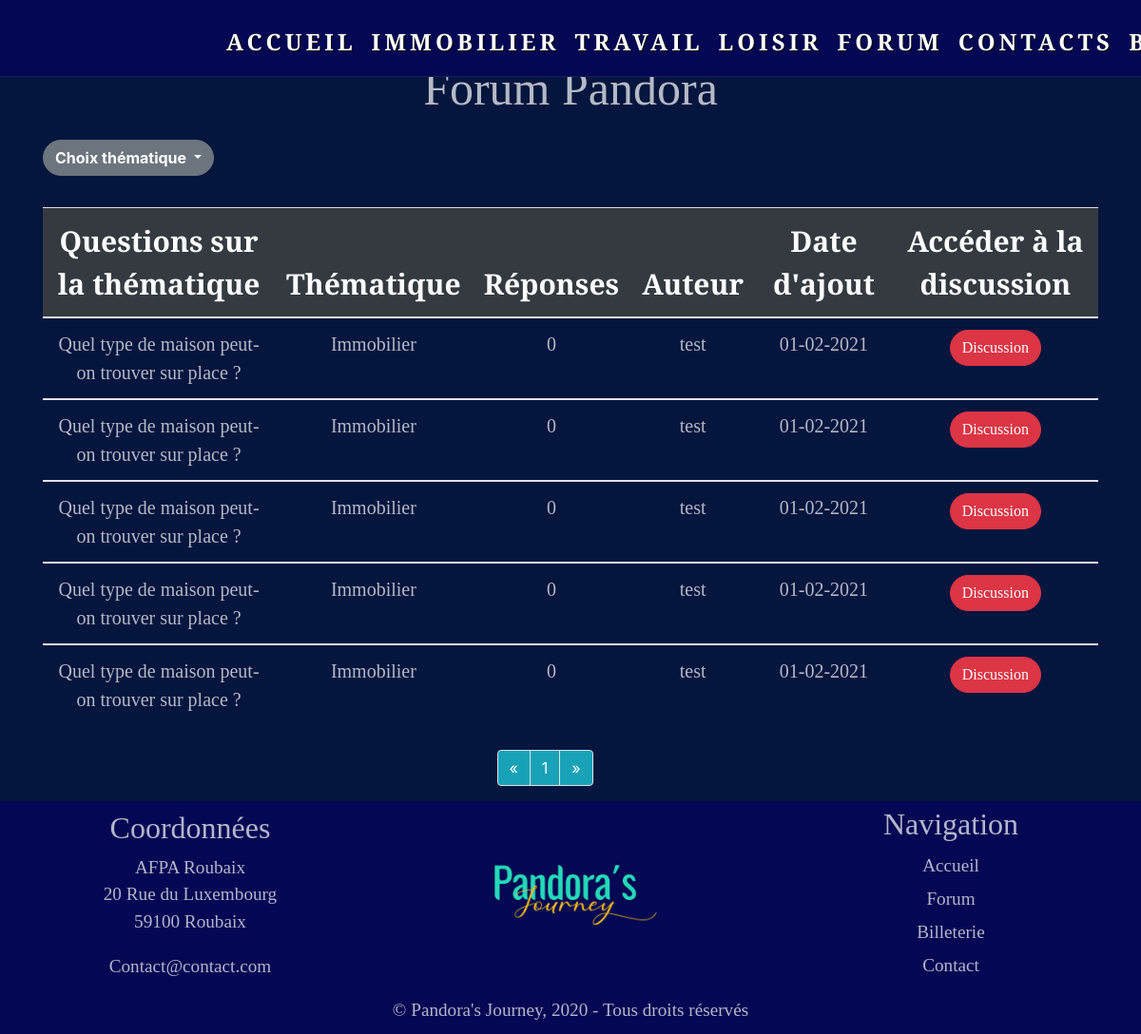
/coucheControlleur/forum/forumcontrolleur.php?page=1&theme=Immobilier, run on the app's committed database.
### tables this page shows
CREATE TABLE `sujetfurum` (
  `idSujetTh` int(11) NOT NULL,
  `typeSujetTh` varchar(255) NOT NULL,
  `questionSujet` varchar(255) NOT NULL,
  `dateAjoutSujet` date NOT NULL,
  `idUti` int(11) DEFAULT NULL
);

CREATE TABLE `utilisateur` (
  `idUti` int(11) NOT NULL,
  `nom` varchar(255) NOT NULL,
  `prenom` varchar(255) NOT NULL,
  `pseudo` varchar(255) NOT NULL,
  `email` varchar(255) NOT NULL,
  `numeroTel` varchar(11) NOT NULL,
  `passWord` varchar(255) NOT NULL,
  `profil` varchar(50) NOT NULL,
  `dateNaissance` date NOT NULL,
  `sex` varchar(50) NOT NULL
);

### classe_metier/SujetTheme.php (called while the page is built)
<?php
class SujetTheme
{
    private $idSujetTh;
    private $typeSujetTh;
    private $questionSujet;
    private $dateAjout;
    private $idUti;
    public function getIdSujetTh(): ?string
    {
        return $this->idSujetTh;
    }
    public function setIdSujetTh(?string $idSujetTh)
    {
        $this->idSujetTh = $idSujetTh;
        return $this;
    }
    public function getTypeSujetTh(): ?string
    {
        return $this->typeSujetTh;
    }
    public function setTypeSujetTh(?string $typeSujetTh): ?self
    {
        $this->typeSujetTh = $typeSujetTh;
        return $this;
    }
    public function getQuestionSujet(): ?string
    {
        return $this->questionSujet;
    }
    public function setQuestionSujet(?string $questionSujet): self
    {
        $this->questionSujet = $questionSujet;
        return $this;
    }
    public function getIdUti(): int
    {
        return $this->idUti;
    }
    public function setIdUti(?int $idUti): ?self
    {
        $this->idUti = $idUti;
        return $this;
    }
    public function getDateAjout(): ?DateTime
    {
        return $this->dateAjout;
    }
    public function setDateAjout(DateTime $dateAjout): ?self
    {
        $this->dateAjout = $dateAjout;
        return $this;
    }
}

### coucheDao/SujetForumDAO.php (called while the page is built, shortened)
<?php
include_once __DIR__ . "/../classe_metier/SujetTheme.php";
class SujetForumDAO implements InterfDao
{
    public function __construct()
    {
        $this->db = new ConnectionBaseDonnees();
    }
    public function read(int $page = null, $theme = null): array
    {
        try {
            $db = $this->db->connectiondb();
            if ($theme) {
                $request = "SELECT COUNT('id') FROM sujetfurum WHERE typeSujetTh = '$theme'";
            } else {
                $request = "SELECT COUNT('id') FROM sujetfurum";
            }
            $count = (int) $db->query($request)->fetch()[0];
            $pageCourante = (int) ($page ?? 1);
            $nbrSujetPage = 5;
            $nbrPages = ceil($count / $nbrSujetPage);
            $offset = $nbrSujetPage * ($pageCourante - 1);
            if ($theme) {
                $reqsql = "SELECT * FROM sujetfurum WHERE typeSujetTh = '$theme' ORDER BY idSujetTh DESC LIMIT $offset ,$nbrSujetPage";
            } else {
                $reqsql = "SELECT * FROM sujetfurum ORDER BY idSujetTh DESC LIMIT $offset ,$nbrSujetPage";
            }
            $stm = $db->prepare($reqsql);
            $stm->execute();
            $array = $stm->fetchAll(PDO::FETCH_ASSOC);
        } catch (PDOException $f) {
            throw new DaoException($f->getMessage());
        }
        $tab = [];
        foreach ($array as $value) {
            $sujetTheme = new SujetTheme();
            $sujetTheme->setIdSujetTh($value['idSujetTh'])->setTypeSujetTh($value['typeSujetTh'])
                ->setQuestionSujet($value['questionSujet'])->setDateAjout(new DateTime($value['dateAjoutSujet']))
                ->setIdUti($value['idUti']);
            $tab[] = $sujetTheme;
        }
        return [$tab, $nbrPages];
    }
}

### coucheService/SujetForumService.php (called while the page is built, shortened)
<?php
include_once __DIR__ . "/../coucheDao/SujetForumDao.php";
class SujetForumService implements interfService
{
    public function __construct()
    {
        $this->service = new SujetForumDao();
    }
    public function readService(int $page = null, $theme = null): ?array
    {
        return $this->service->read($page, $theme);
    }
}

### coucheDao/UtilisateurDao.php (called while the page is built, shortened)
<?php
include_once __DIR__ . '/../classe_metier/Utilisateur.php';
class UtilisateurDao implements InterfDao
{
    public function __construct()
    {
        $this->db = new ConnectionBaseDonnees();
    }
    public function readById(?int $id): ?object
    {
        try {
            $db = $this->db->connectiondb();
            $stm = $db->prepare("SELECT * FROM utilisateur WHERE idUti=?");
            $stm->bindValue(1, $id, PDO::PARAM_INT);
            $stm->execute();
            $array = $stm->fetchAll(PDO::FETCH_ASSOC);
        } catch (PDOException $f) {
            throw new DaoException($f->getCode(), $f->getMessage());
        }
        foreach ($array as $value) {
            $utilisateur = new Utilisateur();
            $utilisateur->setIdUti($value['idUti'])->setNom($value['nom'])->setPrenom($value['prenom'])
                ->setPseudo($value['pseudo'])->setEmail($value['email'])
                ->setNumTel($value['numeroTel'])->setPassword($value['passWord'])->setProfil($value['profil'])
                ->setDateNaissance(new DateTime($value['dateNaissance']))->setCivilite($value['sex']);
        }
        return $utilisateur;
    }
}

### coucheService/UtilisateurService.php (called while the page is built, shortened)
<?php
include_once __DIR__ . "/../coucheDao/UtilisateurDao.php";
class UtilisateurService implements interfService
{
    public function __construct()
    {
        $this->service = new UtilisateurDao();
    }
    public function readByIdService(?int $id): ?object
    {
        try {
            $object =  $this->service->readById($id);
        } catch (DaoException $e) {
            throw new ServiceException($e->getMessage(), $e->getCode());
        }
        return $object;
    }
}

### classe_metier/Utilisateur.php (called while the page is built, shortened)
<?php
class Utilisateur
{
    private $pseudo;
    public function setIdUti(int $idUti): self
    {
        return $this;
    }
    public function setNom(?string $nom): self
    {
        return $this;
    }
    public function setPrenom(string $prenom): self
    {
        return $this;
    }
    public function getPseudo(): string
    {
        return $this->pseudo;
    }
    public function setPseudo(string $pseudo): self
    {
        $this->pseudo = $pseudo;
        return $this;
    }
    public function setEmail(string $email): self
    {
        return $this;
    }
    public function setNumTel(?string $numTel): self
    {
        return $this;
    }
    public function setPassword(string $password): self
    {
        return $this;
    }
    public function setProfil(string $profil): self
    {
        return $this;
    }
    public function setDateNaissance(DateTime $dateNaissance): self
    {
        return $this;
    }
    public function setCivilite(string $civilite): self
    {
        return $this;
    }
}

### view/Forum/forum_sujet/forum_typesujet.php (the view, shortened to what this page needs)
<?php
include_once __DIR__ . "/../../../coucheService/SujetForumService.php";
include_once __DIR__ . "/../../../Pandora_nav_footer/nav.php";
include_once __DIR__ . "/../../../Pandora_nav_footer/footer.php";
include_once __DIR__ . '/../../../coucheService/UtilisateurService.php';
function sujetTypeForum(array $array = [])
{
?>
    <!DOCTYPE html>
    <html lang="fr">
    <head>
        <link rel="stylesheet" href="https://stackpath.bootstrapcdn.com/bootstrap/4.5.2/css/bootstrap.min.css">
        <link rel="stylesheet" href="style.css">
    </head>
    <body class="position-relative">
        <div class="container-fluid forum">
            <div class="row justify-content-center">
                <div class="title-forum">
                    <p>
                        Forum Pandora
                    </p>
                </div>
            </div>
            <div class="row">
                <div class="dropdown">
                    <button class="btn btn-secondary dropdown-toggle rounded-pill font-weight-bold" type="button" id="dropdownMenuButton" data-toggle="dropdown" aria-haspopup="true" aria-expanded="false">
                        Choix thématique
                    </button>
                </div>
                <table class="table table table-forum">
                    <thead class="bg-dark text-white">
                        <tr>
                            <th scope="col">Questions sur la thématique</th>
                            <th scope="col">Thématique</th>
                            <th scope="col">Réponses</th>
                            <th scope="col">Auteur</th>
                            <th scope="col">Date d'ajout</th>
                            <th scope="col">Accéder à la discussion</th>
                        </tr>
                    </thead>
                    <?php
                    if (!empty($array)) {
                        foreach ($array[0] as $value) {
                    ?>
                            <tbody>
                                <tr>
                                    <td scope=" row"><?php echo $value->getQuestionSujet(); ?></td>
                                    <td scope="row"><?php echo $value->getTypeSujetTh(); ?></td>
                                    <td>
                                        <?php
                                        $compt = 0;
                                        echo $compt;
                                        ?>
                                    </td>
                                    <td><?php
                                        $utilisateur = new UtilisateurService();
                                        $pseudo = $utilisateur->readByIdService($value->getIdUti());
                                        echo $pseudo->getPseudo();
                                        ?>
                                    </td>
                                    <td scope="row"><?php echo $value->getDateAjout()->format('d-m-Y'); ?></td>
                                    <td>
                                        <button type="button" class="btn btn-danger rounded-pill ">
                                            <a href="forumcontrolleur.php?sujetforum=<?php echo $value->getIdSujetTh(); ?>" style="text-decoration: none;" class=" text-white">Discussion</a>
                                        </button>
                                    </td>
                                </tr>
                            </tbody>
                    <?php
                        }
                    } ?>
                </table>
            </div>
        </div>
        <div class="container-fluid">
            <div class="container">
                <div class="row">
                    <div class="col-sm-12 col-md-12 col-lg-12 col-xl-12">
                        <div class="col-sm-2 col-md-2 col-lg-2 col-xl-2 mx-auto">
                            <ul class="pagination">
                                <li class="page-item <?php if ($_GET['page'] == 1) {
                                                            echo "disabled";
                                                        } ?>">
                                    <a class="text-white bg-info page-link " href="forumcontrolleur.php?page=<?php if ($_GET['page'] > 1 && isset($_GET['theme'])) {
                                                                                                                    echo ($_GET['page'] - 1) . "&theme=" . $_GET['theme'];
                                                                                                                } elseif ($_GET['page'] > 1) {
                                                                                                                    echo $_GET['page'] - 1;
                                                                                                                }  ?>" aria-label="Previous">
                                        <span aria-hidden="true">&laquo;</span>
                                    </a>
                                </li>
                                <?php for ($i = 1; $i <= $array[1]; $i++) {
                                ?>
                                    <li class="page-item <?php
                                                            if ($_GET['page'] == $i) {
                                                                echo "disabled";
                                                            }
                                                            ?> ">
                                        <a class="text-white bg-info page-link" href="forumcontrolleur.php?page=<?php if (isset($_GET['theme'])) {
                                                                                                                    echo $i . "&theme=" . $_GET['theme'];
                                                                                                                } else {
                                                                                                                    echo $i;
                                                                                                                }
                                                                                                                ?>"><?php echo $i; ?>
                                        </a>
                                    </li><?php
                                        } ?>
                                <li class="page-item <?php if ($_GET['page'] >= $array[1]) {
                                                            echo "disabled";
                                                        } ?>">
                                    <a class="text-white bg-info page-link" href="forumcontrolleur.php?page=<?php if ($_GET['page'] <= $array[1] && isset($_GET['theme'])) {
                                                                                                                echo ($_GET['page'] + 1) . "&theme=" . $_GET['theme'];
                                                                                                            } elseif ($_GET['page'] <= $array[1]) {
                                                                                                                echo $_GET['page'] + 1;
                                                                                                            }  ?>" aria-label="Next">
                                        <span aria-hidden="true">&raquo;</span>
                                    </a>
                                </li>
                            </ul>
                        </div>
                    </div>
                </div>
            </div>
        </div>
        <footer>
        </footer>
    </body>
    </html>
<?php
}

### coucheControlleur/forum/Style.css (style rules this page uses)
html { overflow-x: hidden; }
* { margin: 0; padding: 0; }
body { background-color: rgb(4, 21, 62); }
a { text-decoration: none; margin-top: 10px; }
.title-forum { padding-top: 5%; font-family: 'Playfair Display', serif; color: rgba(255, 255, 255, 0.7); font-size: 50px; }
.table-forum { margin-top: 3%; font-family: 'Playfair Display', serif; color: rgba(255, 255, 255, 0.7); font-size: 20px; text-align: center; }
th { font-size: 30px; font-weight: bold; text-align: center; }
.forum { padding-left: 5%; padding-right: 5%; }

### data on the page
sujetfurum: questionSujet "Quel type de maison peut-on trouver sur place ?", typeSujetTh "Immobilier", compt "0", idUti.pseudo "test", format "01-02-2021"
sujetfurum: questionSujet "Quel type de maison peut-on trouver sur place ?", typeSujetTh "Immobilier", compt "0", idUti.pseudo "test", format "01-02-2021"
sujetfurum: questionSujet "Quel type de maison peut-on trouver sur place ?", typeSujetTh "Immobilier", compt "0", idUti.pseudo "test", format "01-02-2021"
sujetfurum: questionSujet "Quel type de maison peut-on trouver sur place ?", typeSujetTh "Immobilier", compt "0", idUti.pseudo "test", format "01-02-2021"
sujetfurum: questionSujet "Quel type de maison peut-on trouver sur place ?", typeSujetTh "Immobilier", compt "0", idUti.pseudo "test", format "01-02-2021"
